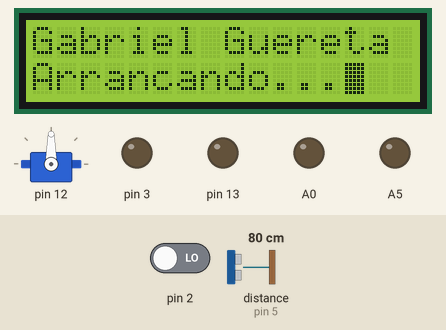
Recording of a sketch running on a simulated Arduino Uno, built with avr-gcc and run on an emulated ATmega328P. On the bench: 16×2 character LCD, servo, output pins drawn as LEDs (lit = HIGH). The test bench sets the inputs (shaded band); at power-on: distance to the obstacle (sensor on pin 5) 80 cm, pin 2 LOW. The echo pulse lasts 58.3 µs per cm; pins used as bus, display or sensor lines are not drawn; what the sketch prints to the serial monitor is not drawn.

Above: at 1.1 s.
At 3.6 s:
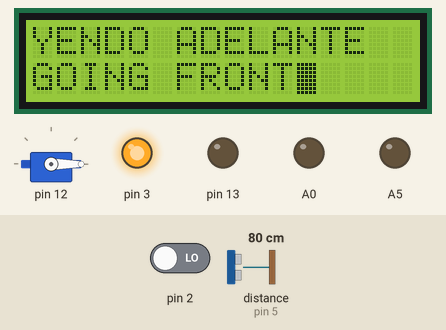
3.7 s: distance to the obstacle (sensor on pin 5) set to 14 cm
6.5 s: distance to the obstacle (sensor on pin 5) set to 10 cm
At 8.7 s:
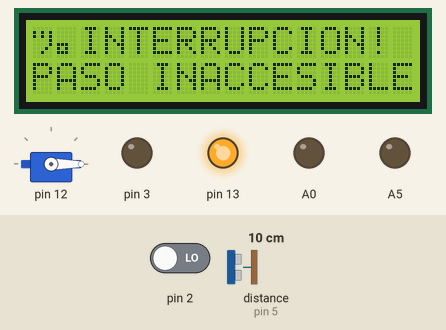
At 11.3 s:
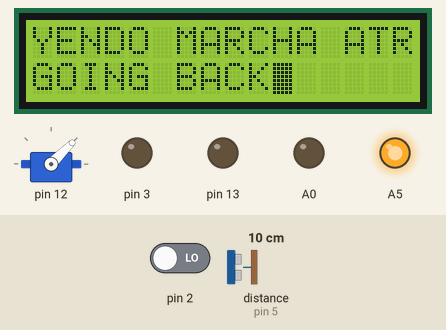
Timing chart, 0 to 18.0 s (numbered marks = the images above; inputs shaded):
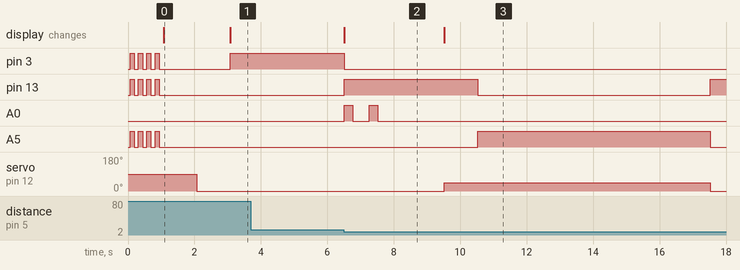

The sketch:

CAR-PROJECT.ino
```cpp
//-------------------------------------------//
//            GABRIEL GUERETA 2022           //
//               CURSO 5 A ELCA              //
//                 MAIN FILE                 //
//-------------------------------------------//

#include "functions.h"

void setup() {

  Auto::Setup();

  delay(MENSAJES_RETARDO);                // wait That amount of miliseconds TO READ MESSAGE ON DISPLAY AND TO BE PATIENT

}


void loop() {

  Serial.println("Estoy en el void loop XO"); // REGISTRO

  Auto::MyServo.write(0);
  delay(MENSAJES_RETARDO);

  Auto::Message::Adelante(); // MENSAJE DE IR ADELANTE

  //LOGICA PARA ENCENDER LAS LUCES DE ADELANTE
  Auto::Leds(LOW,LOW,HIGH);
  delay(MENSAJES_RETARDO * 2);

  Serial.println("Yendo Adelante"); //REGISTRO
  //BUCLE HASTA DETECTAR OBSTRUCCION ALGUNO DE LOS SENSORES
  while((Auto::Infrarrojo::State() == false) && (Auto::Ultrasonido::State() == false)){
    Auto::Motor::Adelante();       //MOTOR IR ADELANTE
  }
  Auto::Interrupt();
  Auto::Buzzer::Protocol();
  delay(MENSAJES_RETARDO * 2);

  //MENSAJES
  Serial.println("MARCHA ATRAS"); //REGISTRO
  Auto::Message::Atras(); // A LA SALIDA

  //GIRO DEL SERVOMOTOR A 45 GRADOS
  Auto::MyServo.write(45);
  delay(MENSAJES_RETARDO);
  Auto::Leds(HIGH,LOW,LOW);

  for(unsigned long milisegundos = millis();((millis() - milisegundos) <= 7000 ); ){
    Auto::Motor::Atras();
  }


  //LOGICA PARA ENCENDER LA LUZ DE CONTROL PARA REACOMODAR LAS RUEDAS
  Auto::Leds(LOW,HIGH,LOW);
}
```

functions.h
```cpp
//-------------------------------------------//
//            GABRIEL GUERETA 2022           //
//               CURSO 5 A ELCA              //
//                HEADER FILE                //
//-------------------------------------------//

#include <LiquidCrystal.h>  //Libreria para lcd
#include <Ultrasonic.h>     //Libreria para Sensor Ultrasonido
#include <Servo.h>          //Libreria para Servo
#include <stdint.h>         //Libreria de tipo de integrers


#define MENSAJES_RETARDO 1000  // TIEMPO DEL DELAY, EDITAR "NUMERO" SI ES NECESARIO


// NO SE PUSIERON LOS PROTOTIPOS DE LAS FUNCIONES, PERO FUNCIONO IGUAL ASI QUE LO DEJO ASI...


typedef const uint_fast8_t ARDUINO_PIN;


//PINES
namespace PIN{

  /* ------------------------>PINOUT <---------------------------
  _PINES:
    -LEDS:
      A5 LEDS TRASEROS
      D3 LEDS FRONTALES
      D13 LED AMARILLO CONTROL
    -BUZZER
      A0 TRANSISTOR QUE SATURA O PONE EN CORTE AL BUZZER

    -SERVO
      D12
    -LIQUIDCRYSTAL 16X2
      10 D11 E
      11 D10 RS
      9 D9 lcd::D4
      8 D8 lcd::D5
      7 D7 lcd::D6
      6 D6 lcd::D7
    -SENSOR INFRARROJO
      D2
    -SENSOR ULTRASONIDO
      ECHO 5
      TRIGGER 4
    -MOTOR PASO A PASO
      A1 MOTOR::INT1
      A2 MOTOR::INT2
      A3 MOTOR::INT3
      A4 MOTOR::INT4
*/
  //PIN_LEDS
  ARDUINO_PIN LED_FRONT = 3; //DIGITAL 3
  ARDUINO_PIN LED_BACK = A5; //ANALOG 5
  ARDUINO_PIN LED_CONTROL = 13; //DIGITAL 13

  ARDUINO_PIN BUZZER = A0;

  //PIN_INFRARROJO
  ARDUINO_PIN INFRARROJO = 2; //DIGITAL 2

  //PIN_ULTRASONIDO
  namespace ULTRASONIDO{
  ARDUINO_PIN TRIGGER = 4; //DIGITAL D4
  ARDUINO_PIN ECHO = 5; //DIGITAL 5
  };

  //PIN_MOTOR
  namespace MOTOR{
  ARDUINO_PIN MOTOR_BOBINA1 = A1; //ANALOG 1
  ARDUINO_PIN MOTOR_BOBINA2 = A2; //ANALOG 2
  ARDUINO_PIN MOTOR_BOBINA3 = A3; //ANALOG 3
  ARDUINO_PIN MOTOR_BOBINA4 = A4; //ANALOG 4
  };

  namespace LIQUIDCRYSTAL{
  ARDUINO_PIN RS = 10; //DIGITAL 10
  ARDUINO_PIN E = 11; //DIGITAL 11
  ARDUINO_PIN DATA_PIN1 = 9; //DIGITAL
  ARDUINO_PIN DATA_PIN2 = 8; //ANALOG 4
  ARDUINO_PIN DATA_PIN3 = 7; //ANALOG 3
  ARDUINO_PIN DATA_PIN4 = 6; //ANALOG 4
  };
  //PIN_SERVO
  ARDUINO_PIN SERVO = 12; //D12

};


namespace Auto{

  //CREADO DE OBJETOS NECESARIOS DF LAS CLASES DE LAS LIBRERIAS INCLUIDAS
  LiquidCrystal lcd(  // (RS, E, D4, D5, D6, D7) SE CREO EL OBJETO "lcd" de la libreria LiquidCrystal.h. Y, se declararon los pines a utilizar del micro
  PIN::LIQUIDCRYSTAL::RS,
  PIN::LIQUIDCRYSTAL::E,
  PIN::LIQUIDCRYSTAL::DATA_PIN1,
  PIN::LIQUIDCRYSTAL::DATA_PIN2,
  PIN::LIQUIDCRYSTAL::DATA_PIN3,
  PIN::LIQUIDCRYSTAL::DATA_PIN4
  );

  Servo MyServo;

  // CONTROL_DE_LEDS()
  static void Leds(uint_fast8_t State_Led_Back,uint_fast8_t State_Led_Control,uint_fast8_t State_Led_Front){

    digitalWrite(PIN::LED_BACK, State_Led_Back);
    digitalWrite(PIN::LED_CONTROL, State_Led_Control);
    digitalWrite(PIN::LED_FRONT, State_Led_Front);

  }

  class Message{
    public:
    //MENSAJE DE ENCENDIDO()
    static void Setup(void){

      lcd.clear();
      lcd.setCursor(0,0);
      lcd.print("Gabriel Guereta");
      lcd.setCursor(0,1);
      lcd.print("Arrancando...");
      lcd.blink();


    }

    //MENSAJE DE INTERRUPCION()
    static void Interrupcion(void){

      lcd.clear();
      lcd.setCursor(0,0);
      lcd.print("¡INTERRUPCION!");
      lcd.setCursor(0,1);
      lcd.print("PASO INACCESIBLE...");
      lcd.blink();

    }

    //MENSAJE DE YENDO PARA DELANTE()
    static void Adelante(void){

      lcd.clear();
      lcd.setCursor(0,0);
      lcd.print("YENDO ADELANTE");
      lcd.setCursor(0,1);
      lcd.print("GOING FRONT");
      lcd.blink();


    }

    //MENSAJE DE MARCHA-ATRAS()
    static void Atras(void){

      lcd.clear();
      lcd.setCursor(0,0);
      lcd.print("YENDO MARCHA ATRAS");
      lcd.setCursor(0,1);
      lcd.print("GOING BACK");
      lcd.blink();

    }

    //MENSAJE DE PEGANDO-VUELTA()
    static void Vuelta(void){

      lcd.clear();
      lcd.setCursor(0,0);
      lcd.print("ACCEDIENDO A PROTOCOLO:");
      lcd.setCursor(0,1);
      lcd.print("EQUILIBRIO");
      lcd.blink();

    }

    //MENSAJE DE ERROR()
    static void Error(void){

      lcd.clear();
      lcd.setCursor(0,0);
      lcd.print("ERROR");
      lcd.setCursor(0,1);
      lcd.print("REVISAR PROBLEMA...");
      lcd.blink();

    }

  };


  //ARRANQUE
  static void Setup(void){

    // INICIALIZACION LCD
    lcd.begin(16,2);
    lcd.home();

    //MONITOR SERIAL INICIALIZADO
    Serial.begin(9600);

    //SERVO CON EL PIN RESPECTIVO INICIALIZADO
    MyServo.attach(PIN::SERVO);

    //INICIALIZACION SENSOR_ULTRASONIDO
    pinMode(PIN::ULTRASONIDO::TRIGGER, OUTPUT); //TRIGGER NEEDS TO BE OUTPUT BECAUSE IS WHO SENT THE SIGNAL TO THE AIR
    pinMode(PIN::ULTRASONIDO::ECHO, INPUT);  //ECHO NEEDS TO BE INPUT BECAUSE IS WHO RECEIVE THE SIGNAL FROM THE AIR
    digitalWrite(PIN::ULTRASONIDO::TRIGGER, LOW);//INICIALIZA EN 0

    //LEDS
    pinMode(PIN::LED_BACK, OUTPUT);
    pinMode(PIN::LED_CONTROL, OUTPUT);
    pinMode(PIN::LED_FRONT, OUTPUT);

    //INFRARROJO
    pinMode(PIN::INFRARROJO, INPUT);

    //TEST DE QUE LAS LUCES ENCIENDAN
    for(uint_fast8_t Prende_Y_Apaga = 0; Prende_Y_Apaga < 4; Prende_Y_Apaga++){

      Leds(HIGH,HIGH,HIGH);
      delay(125);
      Leds(LOW,LOW,LOW);
      delay(125);

    }

    Message::Setup(); // MENSAJE EN EL LCD

    Serial.println("Setup sin problemas");

  }

  // PROTOCOLO INTERRUPCION
  static void Interrupt(void){


    //LOGICA DE LEDS
    Leds(LOW,HIGH,LOW);

    Message::Interrupcion();        // mensajes a lcd

    Serial.println("Hubo una Interrupcion");

  }


  class Motor{
    public:
    /* MODO : "PASO_COMPLETO_CON_UNA_BOBINA" (MINIMO TORQUE) */
    #define MOTOR_DEMORA 3
    //MOTOR_MARCHA_ADELANTE()
    static void Adelante(void){


      //------------PASO 1-------------
      digitalWrite(PIN::MOTOR::MOTOR_BOBINA4, LOW);
      digitalWrite(PIN::MOTOR::MOTOR_BOBINA3, LOW);
      digitalWrite(PIN::MOTOR::MOTOR_BOBINA2, LOW);
      digitalWrite(PIN::MOTOR::MOTOR_BOBINA1, HIGH);
      delay(MOTOR_DEMORA);

      //-------------------------------

      //------------PASO 2-------------
      digitalWrite(PIN::MOTOR::MOTOR_BOBINA4, LOW);
      digitalWrite(PIN::MOTOR::MOTOR_BOBINA3, LOW);
      digitalWrite(PIN::MOTOR::MOTOR_BOBINA2, HIGH);
      digitalWrite(PIN::MOTOR::MOTOR_BOBINA1, LOW);
      delay(MOTOR_DEMORA);
      //-------------------------------

      //------------PASO 3-------------
      digitalWrite(PIN::MOTOR::MOTOR_BOBINA4, LOW);
      digitalWrite(PIN::MOTOR::MOTOR_BOBINA3, HIGH);
      digitalWrite(PIN::MOTOR::MOTOR_BOBINA2, LOW);
      digitalWrite(PIN::MOTOR::MOTOR_BOBINA1, LOW);
      delay(MOTOR_DEMORA);
      //-------------------------------

      //------------PASO 4-------------
      digitalWrite(PIN::MOTOR::MOTOR_BOBINA4, HIGH);
      digitalWrite(PIN::MOTOR::MOTOR_BOBINA3, LOW);
      digitalWrite(PIN::MOTOR::MOTOR_BOBINA2, LOW);
      digitalWrite(PIN::MOTOR::MOTOR_BOBINA1 , LOW);
      delay(MOTOR_DEMORA);
      //-------------------------------

    }

    //MOTOR_MARCHA_ATRAS()
    static void Atras(void){


      //------------PASO 1-------------
      digitalWrite(PIN::MOTOR::MOTOR_BOBINA1, LOW);
      digitalWrite(PIN::MOTOR::MOTOR_BOBINA2, LOW);
      digitalWrite(PIN::MOTOR::MOTOR_BOBINA3, LOW);
      digitalWrite(PIN::MOTOR::MOTOR_BOBINA4, HIGH);
      delay(MOTOR_DEMORA);

      //-------------------------------

      //------------PASO 2-------------
      digitalWrite(PIN::MOTOR::MOTOR_BOBINA1, LOW);
      digitalWrite(PIN::MOTOR::MOTOR_BOBINA2, LOW);
      digitalWrite(PIN::MOTOR::MOTOR_BOBINA3, HIGH);
      digitalWrite(PIN::MOTOR::MOTOR_BOBINA4, LOW);
      delay(MOTOR_DEMORA);
      //-------------------------------

      //------------PASO 3-------------
      digitalWrite(PIN::MOTOR::MOTOR_BOBINA1, LOW);
      digitalWrite(PIN::MOTOR::MOTOR_BOBINA2, HIGH);
      digitalWrite(PIN::MOTOR::MOTOR_BOBINA3, LOW);
      digitalWrite(PIN::MOTOR::MOTOR_BOBINA4, LOW);
      delay(MOTOR_DEMORA);
      //-------------------------------

      //------------PASO 4-------------
      digitalWrite(PIN::MOTOR::MOTOR_BOBINA1, HIGH);
      digitalWrite(PIN::MOTOR::MOTOR_BOBINA2, LOW);
      digitalWrite(PIN::MOTOR::MOTOR_BOBINA3, LOW);
      digitalWrite(PIN::MOTOR::MOTOR_BOBINA4, LOW);
      delay(MOTOR_DEMORA);
      //-------------------------------

    }
  };

  class Infrarrojo{
    public:
      //INFRARROJO()  <-- devuelve true si detecta obstruccion sino false
      static uint_fast8_t State(void){
      return digitalRead(PIN::INFRARROJO);
      }
  };

  class Ultrasonido{
    public:
      //ULTRASONIDO() <-- devuelve true si detecta obstruccion sino false
      static uint_fast8_t State(void){
        //YA INICIALIZADO EN EL void setup()
        long tiempo_demora; //tiempo que demora en llegar el eco
        long distancia; //distancia en centimetros

        digitalWrite(PIN::ULTRASONIDO::TRIGGER, HIGH);
        delayMicroseconds(10);          //Enviamos un pulso de 10us
        digitalWrite(PIN::ULTRASONIDO::TRIGGER, LOW);

        tiempo_demora = pulseIn(PIN::ULTRASONIDO::ECHO, HIGH); //obtenemos el ancho del pulso
        distancia = tiempo_demora/59;             //escalamos el tiempo a una distancia en cm

        if(distancia <= 10){
          return true;
        }
        else{
          return false;
        }


      }

  };

  class Buzzer{
    private:
      #define BUZZER_FREQ_DUTYCYCLE_ON 255
      #define BUZZER_FREQ_DUTYCYCLE_OFF 0

    public:
    //SONAR BUZZER() PARA INTERRUPCION
    static uint_fast8_t Protocol(void){

      analogWrite(PIN::BUZZER, BUZZER_FREQ_DUTYCYCLE_ON);
      delay(MENSAJES_RETARDO / 4);
      analogWrite(PIN::BUZZER, BUZZER_FREQ_DUTYCYCLE_OFF);
      delay(MENSAJES_RETARDO / 2);
      analogWrite(PIN::BUZZER, BUZZER_FREQ_DUTYCYCLE_ON);
      delay(MENSAJES_RETARDO / 4);
      analogWrite(PIN::BUZZER, BUZZER_FREQ_DUTYCYCLE_OFF);


    }

  };

};
```

Measured:
- the behaviour switches between 12 and 11 cm on distance to the obstacle (sensor on pin 5) (found by bisection; images 1 and 2)
- after the input at 3.7 s, every drawn part: stays the same
- after the input at 6.5 s, pin 3: HIGH → LOW at once; pin 13: LOW → HIGH at once, → LOW 4.0 s later, → HIGH 7.0 s later
- what the display in image 0 shows lasts 2.0 s, from 1.1 s to 3.1 s
- what the display in image 2 shows lasts 3.0 s, from 6.5 s to 9.5 s
